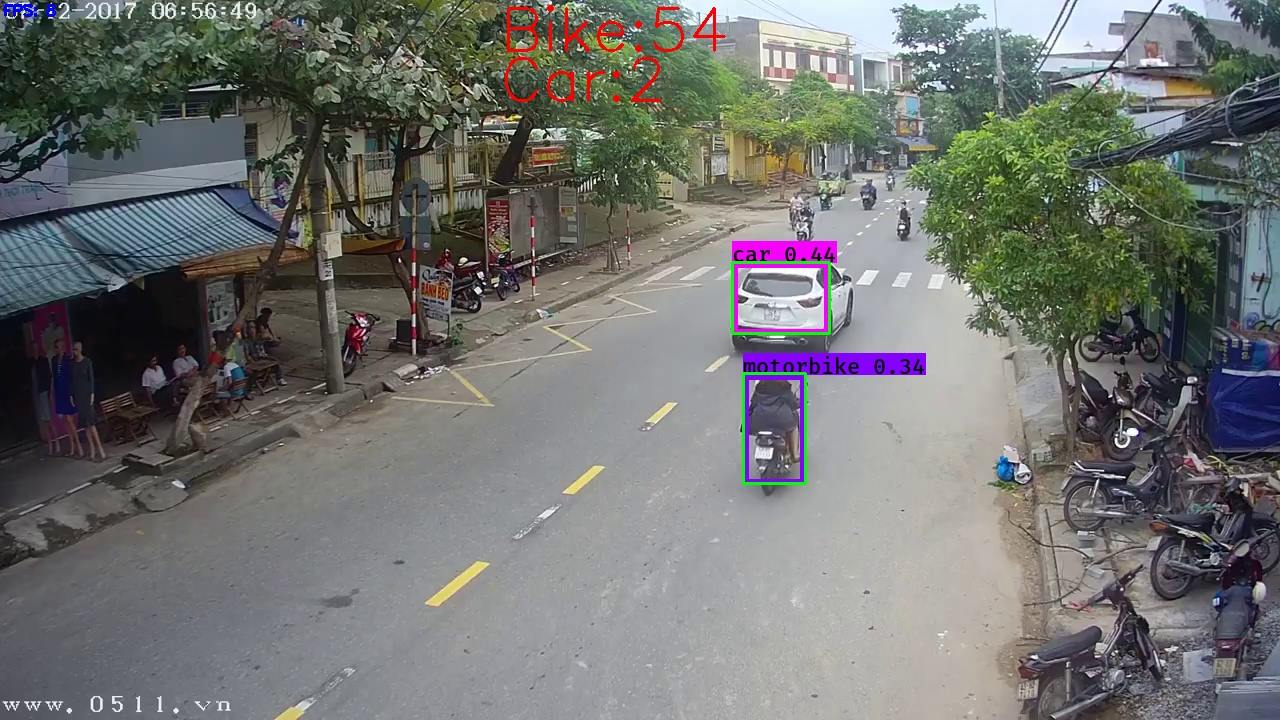
#> input picture 1.jpg, 1280 x 720 px, given in place of playlist.m3u8, which was not available
$ python mph.py   (older library calls are emulated)
#> lines starting #> are read from the running program, lines starting #| are printed output that depends on the picture; after the words box and inside, x2 and y2 are one past the last pixel; in counts of white or black regions, pixels touching at a corner belong together; pictures that were not available may be replaced by others from this repository, and a replacement may not be noted
### tracker.py
'''
    File name         : tracker.py
    File Description  : Tracker Using Kalman Filter & Hungarian Algorithm
    Author            : Srini Ananthakrishnan
    Date created      : 07/14/2017
    Date last modified: 07/16/2017
    Python Version    : 2.7
'''

# Import python libraries
import numpy as np
from kalman_filter import KalmanFilter
from scipy.optimize import linear_sum_assignment
from datetime import datetime

class Track(object):
    """Track class for every object to be tracked
    Attributes:
        None
    """

    def __init__(self, prediction, trackIdCount):
        """Initialize variables used by Track class
        Args:
            prediction: predicted centroids of object to be tracked
            trackIdCount: identification of each track object
        Return:
            None
        """
        self.track_id = trackIdCount  # identification of each track object
        self.KF = KalmanFilter()  # KF instance to track this object
        self.prediction = np.asarray(prediction)  # predicted centroids (x,y)
        self.skipped_frames = 0  # number of frames skipped undetected
        self.trace = []  # trace path
        self.start_time = datetime.utcnow()
        self.passed = False


class Tracker(object):
    """Tracker class that updates track vectors of object tracked
    Attributes:
        None
    """

    def __init__(self, dist_thresh, max_frames_to_skip, max_trace_length,
                 trackIdCount):
        """Initialize variable used by Tracker class
        Args:
            dist_thresh: distance threshold. When exceeds the threshold,
                         track will be deleted and new track is created
            max_frames_to_skip: maximum allowed frames to be skipped for
                                the track object undetected
            max_trace_lenght: trace path history length
            trackIdCount: identification of each track object
        Return:
            None
        """
        self.dist_thresh = dist_thresh
        self.max_frames_to_skip = max_frames_to_skip
        self.max_trace_length = max_trace_length
        self.tracks = []
        self.trackIdCount = trackIdCount

    def update(self, detections):
        """Update tracks vector using following steps:
            - Create tracks if no tracks vector found
            - Calculate cost using sum of square distance
              between predicted vs detected centroids
            - Using Hungarian Algorithm assign the correct
              detected measurements to predicted tracks
              https://en.wikipedia.org/wiki/Hungarian_algorithm
            - Identify tracks with no assignment, if any
            - If tracks are not detected for long time, remove them
            - Now look for un_assigned detects
            - Start new tracks
            - Update KalmanFilter state, lastResults and tracks trace
        Args:
            detections: detected centroids of object to be tracked
        Return:
            None
        """

        # Create tracks if no tracks vector found
        if len(self.tracks) == 0:
            for i in range(len(detections)):
                track = Track(detections[i], self.trackIdCount)
                self.trackIdCount += 1
                self.tracks.append(track)

        # Calculate cost using sum of square distance between
        # predicted vs detected centroids
        N = len(self.tracks)
        M = len(detections)
        cost = np.zeros(shape=(N, M))   # Cost matrix
        for i in range(len(self.tracks)):
            for j in range(len(detections)):
                try:
                    diff = self.tracks[i].prediction - detections[j]
                    distance = np.sqrt(diff[0]*diff[0] +
                                       diff[1]*diff[1])
                    cost[i][j] = distance
                except:
                    pass

        # Let's average the squared ERROR
        cost = (0.5) * cost
        # Using Hungarian Algorithm assign the correct detected measurements
        # to predicted tracks
        assignment = [-1 for _ in range(N)]
        # for _ in range(N):
        #     assignment.append(-1)
        row_ind, col_ind = linear_sum_assignment(cost)
        for i in range(len(row_ind)):
            assignment[row_ind[i]] = col_ind[i]

        # Identify tracks with no assignment, if any
        un_assigned_tracks = []
        for i in range(len(assignment)):
            if assignment[i] != -1:
                # check for cost distance threshold.
                # If cost is very high then un_assign (delete) the track
                if cost[i][assignment[i]] > self.dist_thresh:
                    assignment[i] = -1
                    un_assigned_tracks.append(i)
                pass
            else:
                self.tracks[i].skipped_frames += 1

        # If tracks are not detected for long time, remove them
        del_tracks = [i for i in range(len(self.tracks)) if self.tracks[i].skipped_frames > self.max_frames_to_skip]
        # for i in range(len(self.tracks)):
        #     if self.tracks[i].skipped_frames > self.max_frames_to_skip:
        #         del_tracks.append(i)
        if len(del_tracks) > 0:  # only when skipped frame exceeds max
            for id in del_tracks:
                if id < len(self.tracks):
                    del self.tracks[id]
                    del assignment[id]
                else:
                    print("ERROR: id is greater than length of tracks")

        # Now look for un_assigned detects
        un_assigned_detects = [i for i in range(len(detections)) if i not in assignment]
        # for i in range(len(detections)):
        #         if i not in assignment:
        #             un_assigned_detects.append(i)

        # Start new tracks
        if len(un_assigned_detects) != 0:
            for i in range(len(un_assigned_detects)):
                track = Track(detections[un_assigned_detects[i]],
                              self.trackIdCount)
                self.trackIdCount += 1
                self.tracks.append(track)

        # Update KalmanFilter state, lastResults and tracks trace
        for i in range(len(assignment)):
            self.tracks[i].KF.predict()

            if assignment[i] != -1:
                self.tracks[i].skipped_frames = 0
                self.tracks[i].prediction = self.tracks[i].KF.correct(
                                            detections[assignment[i]], 1)
            else:
                self.tracks[i].prediction = self.tracks[i].KF.correct(
                                            np.array([[0], [0]]), 0)

            if len(self.tracks[i].trace) > self.max_trace_length:
                for j in range(len(self.tracks[i].trace) -
                               self.max_trace_length):
                    del self.tracks[i].trace[j]

            self.tracks[i].trace.append(self.tracks[i].prediction)
            self.tracks[i].KF.lastResult = self.tracks[i].prediction

### kalman_filter.py
'''
    File name         : kalman_filter.py
    File Description  : Kalman Filter Algorithm Implementation
    Author            : Srini Ananthakrishnan
    Date created      : 07/14/2017
    Date last modified: 07/16/2017
    Python Version    : 2.7
'''

# Import python libraries
import numpy as np


class KalmanFilter(object):
    """Kalman Filter class keeps track of the estimated state of
    the system and the variance or uncertainty of the estimate.
    Predict and Correct methods implement the functionality
    Reference: https://en.wikipedia.org/wiki/Kalman_filter
    Attributes: None
    """

    def __init__(self):
        """Initialize variable used by Kalman Filter class
        Args:
            None
        Return:
            None
        """
        self.dt = 0.005  # delta time

        self.A = np.array([[1, 0], [0, 1]])  # matrix in observation equations
        self.u = np.zeros((2, 1))  # previous state vector

        # (x,y) tracking object center
        self.b = np.array([[0], [255]])  # vector of observations

        self.P = np.diag((3.0, 3.0))  # covariance matrix
        self.F = np.array([[1.0, self.dt], [0.0, 1.0]])  # state transition mat

        self.Q = np.eye(self.u.shape[0])  # process noise matrix
        self.R = np.eye(self.b.shape[0])  # observation noise matrix
        self.lastResult = np.array([[0], [255]])

    def predict(self):
        """Predict state vector u and variance of uncertainty P (covariance).
            where,
            u: previous state vector
            P: previous covariance matrix
            F: state transition matrix
            Q: process noise matrix
        Equations:
            u'_{k|k-1} = Fu'_{k-1|k-1}
            P_{k|k-1} = FP_{k-1|k-1} F.T + Q
            where,
                F.T is F transpose
        Args:
            None
        Return:
            vector of predicted state estimate
        """
        # Predicted state estimate
        self.u = np.round(np.dot(self.F, self.u))
        # Predicted estimate covariance
        self.P = np.dot(self.F, np.dot(self.P, self.F.T)) + self.Q
        self.lastResult = self.u  # same last predicted result
        return self.u

    def correct(self, b, flag):
        """Correct or update state vector u and variance of uncertainty P (covariance).
        where,
        u: predicted state vector u
        A: matrix in observation equations
        b: vector of observations
        P: predicted covariance matrix
        Q: process noise matrix
        R: observation noise matrix
        Equations:
            C = AP_{k|k-1} A.T + R
            K_{k} = P_{k|k-1} A.T(C.Inv)
            u'_{k|k} = u'_{k|k-1} + K_{k}(b_{k} - Au'_{k|k-1})
            P_{k|k} = P_{k|k-1} - K_{k}(CK.T)
            where,
                A.T is A transpose
                C.Inv is C inverse
        Args:
            b: vector of observations
            flag: if "true" prediction result will be updated else detection
        Return:
            predicted state vector u
        """

        if not flag:  # update using prediction
            self.b = self.lastResult
        else:  # update using detection
            self.b = b
        C = np.dot(self.A, np.dot(self.P, self.A.T)) + self.R
        K = np.dot(self.P, np.dot(self.A.T, np.linalg.inv(C)))

        self.u = np.round(self.u + np.dot(K, (self.b - np.dot(self.A,
                                                              self.u))))
        self.P = self.P - np.dot(K, np.dot(C, K.T))
        self.lastResult = self.u
        return self.u

### mph.py

import cv2
import numpy as np
import time
import copy
import os
import glob
import multiprocessing as mpr
from datetime import datetime

from kalman_filter import KalmanFilter
from tracker import Tracker


if __name__ == '__main__':
	# The one I first used for testing; after staring at it so much, I've grown attached to this road :3
	the_og_base_url = 'http://wzmedia.dot.ca.gov:1935/D3/89_rampart.stream/'

	BASE_URL = 'http://wzmedia.dot.ca.gov:1935/D3/80_whitmore_grade.stream/'
	FPS = 30
	'''
		Distance to line in road: ~0.025 miles
	'''
	ROAD_DIST_MILES = 0.025

	'''
		Speed limit of urban freeways in California (50-65 MPH)
	'''
	HIGHWAY_SPEED_LIMIT = 65

	# Initial background subtractor and text font
	fgbg = cv2.createBackgroundSubtractorMOG2()
	font = cv2.FONT_HERSHEY_PLAIN

	centers = []

	# y-cooridinate for speed detection line
	Y_THRESH = 240

	blob_min_width_far = 6
	blob_min_height_far = 6

	blob_min_width_near = 18
	blob_min_height_near = 18

	frame_start_time = None

	# Create object tracker
	tracker = Tracker(80, 3, 2, 1)

	# Capture livestream
	cap = cv2.VideoCapture (BASE_URL + 'playlist.m3u8')

	while True:
		centers = []
		frame_start_time = datetime.utcnow()
		ret, frame = cap.read()
#> frame is the input picture: shape (720, 1280, 3); mean B, G, R 112.8, 115.1, 113.9

		orig_frame = copy.copy(frame)

		#  Draw line used for speed detection
		cv2.line(frame,(0, Y_THRESH),(640, Y_THRESH),(255,0,0),2)
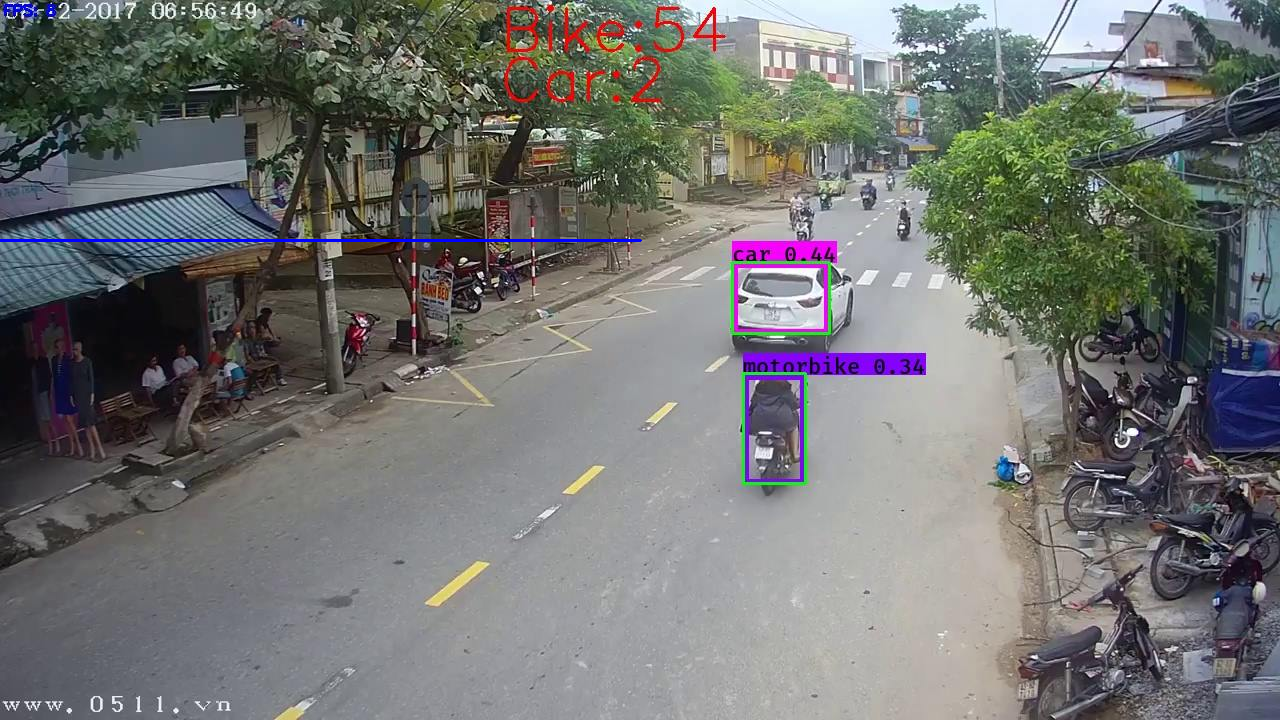
#> frame: shape (720, 1280, 3); 0.21% of pixels changed, all inside (x1, y1, x2, y2) = (0, 239, 642, 242)


		# Convert frame to grayscale and perform background subtraction
		gray = cv2.cvtColor (frame, cv2.COLOR_BGR2GRAY)
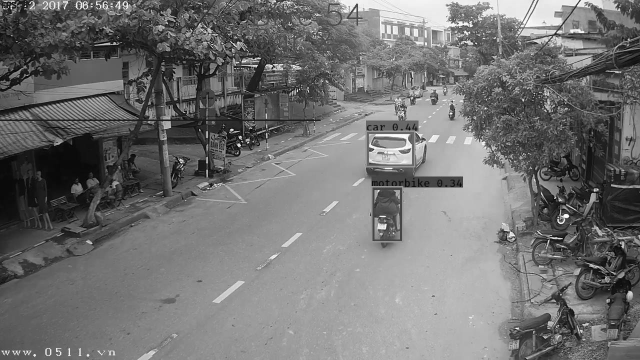
#> gray: shape (720, 1280) (shown at 1/2 size); min 0, max 255, mean 114.3
		fgmask = fgbg.apply (gray)
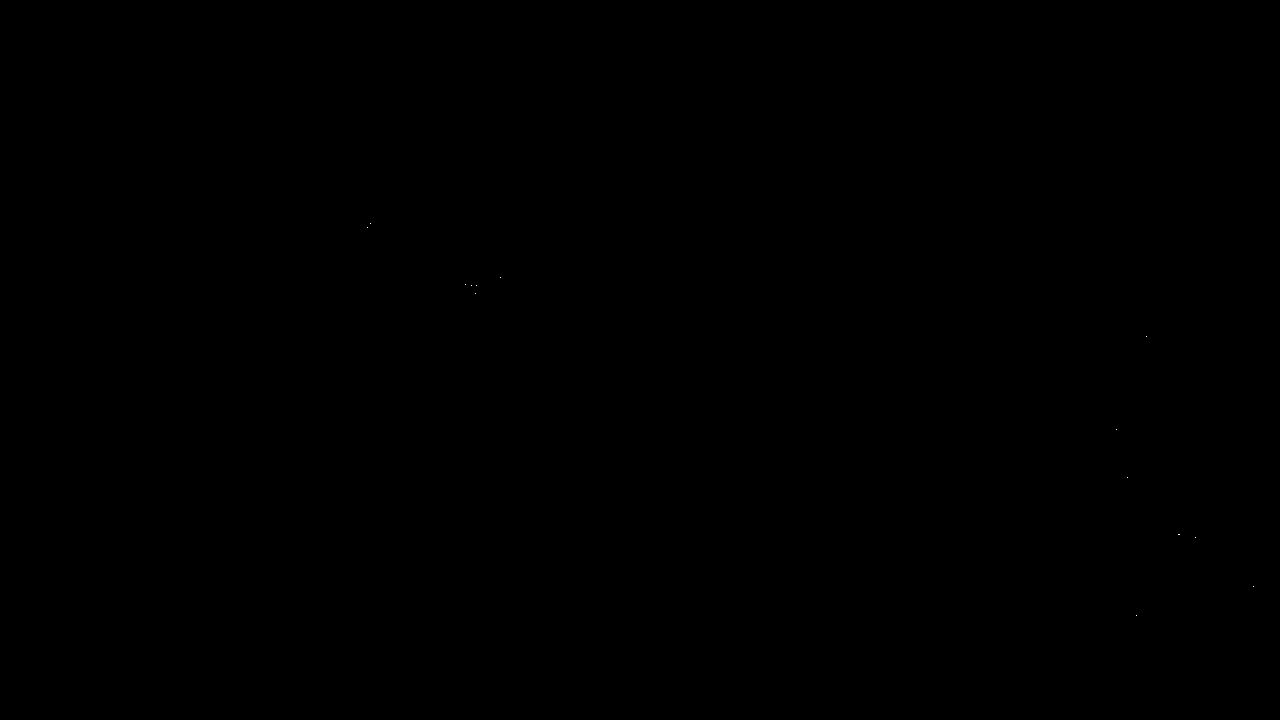
#> fgmask: shape (720, 1280); values 127 (black) and 255 (white), 0% white in thin lines or dots, all inside (x1, y1, x2, y2) = (367, 223, 1254, 616)

		# Perform some Morphological operations to remove noise
		kernel = np.ones((4,4),np.uint8)
		kernel_dilate = np.ones((5,5),np.uint8)
		opening = cv2.morphologyEx(fgmask, cv2.MORPH_OPEN, kernel)
#> opening: shape (720, 1280); every value is 127
		dilation = cv2.morphologyEx(opening, cv2.MORPH_OPEN, kernel_dilate)

		_, contours, hierarchy = cv2.findContours(dilation, cv2.RETR_EXTERNAL, cv2.CHAIN_APPROX_SIMPLE)
#> contours = [[[0, 0], [0, 719], [1279, 719], [1279, 0]]]

		# Find centers of all detected objects
		for cnt in contours:
			x, y, w, h = cv2.boundingRect(cnt)

			if y > Y_THRESH:
				if w >= blob_min_width_near and h >= blob_min_height_near:
					center = np.array ([[x+w/2], [y+h/2]])
					centers.append(np.round(center))

					cv2.rectangle(frame, (x, y), (x+w, y+h), (0, 0, 255), 2)
			else:
				if w >= blob_min_width_far and h >= blob_min_height_far:
					center = np.array ([[x+w/2], [y+h/2]])
					centers.append(np.round(center))

					cv2.rectangle(frame, (x, y), (x+w, y+h), (0, 255, 0), 2)
#> this loop made 1 pass
#> (cnt, x, y, w, h, center) on pass 1: ([[0, 0], [0, 719], [1279, 719], [1279, 0]], 0, 0, 1280, 720, [640, 360])
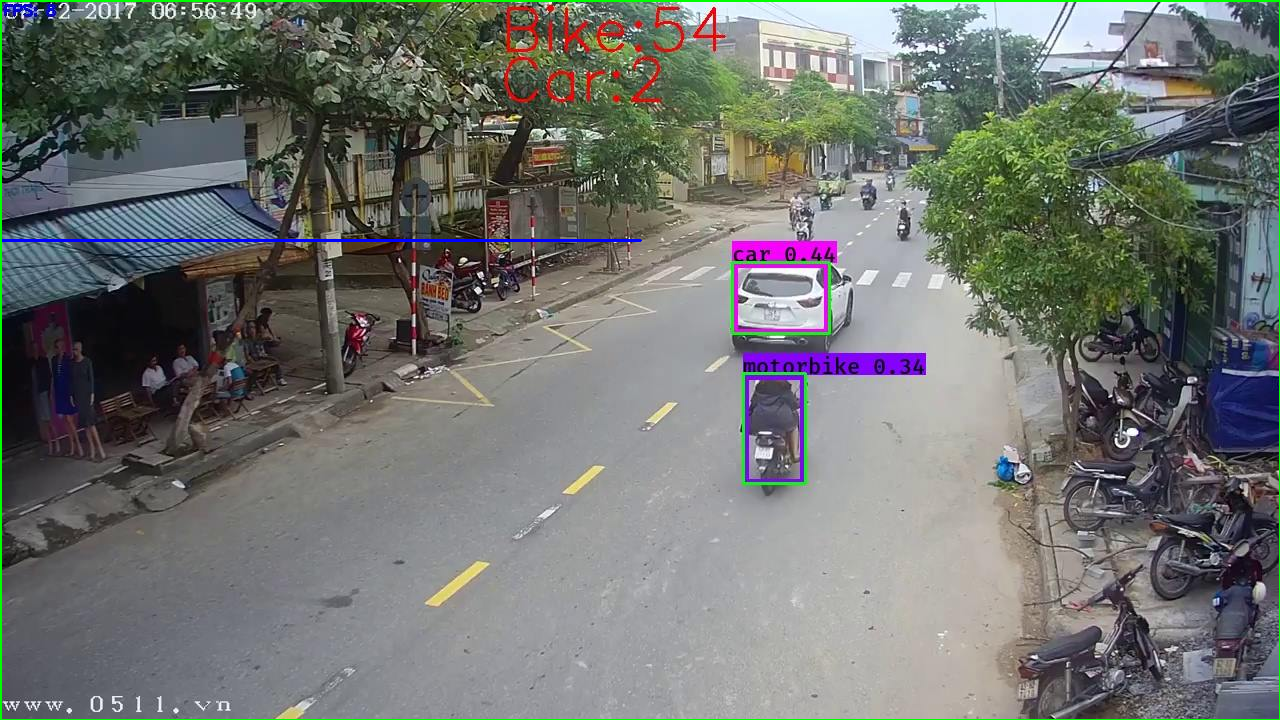
#> frame: shape (720, 1280, 3); 0.65% of pixels changed, all inside (x1, y1, x2, y2) = (0, 0, 1280, 720)
#> after the loop, centers = [[640, 360]]

		if centers:
			tracker.update(centers)
#> the loop in update, `for i in range(len(detections)):` made 1 pass
#> after the loop in update, `for i in range(len(detections)):`: self.trackIdCount = 2; self.tracks = 1 item
#> in update, `N = len(self.tracks)`: N = 1
#> in update, `cost = np.zeros(shape=(N, M))`: cost = [0]
#> the loop in update, `for i in range(len(self.tracks)):` made 1 pass
#> in update, `assignment = [-1 for _ in range(N)]`: assignment = [-1]
#> in update, `row_ind, col_ind = linear_sum_assignment(cost)`: row_ind = [0]
#> the loop in update, `for i in range(len(row_ind)):` made 1 pass
#> the loop in update, `for i in range(len(assignment)):` made 1 pass
#> after the loop in update, `for i in range(len(assignment)):`: un_assigned_tracks = []
#> the loop in update, `for i in range(len(assignment)):` made 1 pass

			for vehicle in tracker.tracks:
				if len(vehicle.trace) > 1:
					for j in range(len(vehicle.trace)-1):
                        # Draw trace line
						x1 = vehicle.trace[j][0][0]
						y1 = vehicle.trace[j][1][0]
						x2 = vehicle.trace[j+1][0][0]
						y2 = vehicle.trace[j+1][1][0]

						cv2.line(frame, (int(x1), int(y1)), (int(x2), int(y2)), (0, 255, 255), 2)

					try:
						'''
							TODO: account for load lag
						'''

						trace_i = len(vehicle.trace) - 1

						trace_x = vehicle.trace[trace_i][0][0]
						trace_y = vehicle.trace[trace_i][1][0]

						# Check if tracked object has reached the speed detection line
						if trace_y <= Y_THRESH + 5 and trace_y >= Y_THRESH - 5 and not vehicle.passed:
							cv2.putText(frame, 'I PASSED!', (int(trace_x), int(trace_y)), font, 1, (0, 255, 255), 1, cv2.LINE_AA)
							vehicle.passed = True

							load_lag = (datetime.utcnow() - frame_start_time).total_seconds()

							time_dur = (datetime.utcnow() - vehicle.start_time).total_seconds() - load_lag
							time_dur /= 60
							time_dur /= 60


							vehicle.mph = ROAD_DIST_MILES / time_dur

							# If calculated speed exceeds speed limit, save an image of speeding car
							if vehicle.mph > HIGHWAY_SPEED_LIMIT:
								print ('UH OH, SPEEDING!')
								cv2.circle(orig_frame, (int(trace_x), int(trace_y)), 20, (0, 0, 255), 2)
								cv2.putText(orig_frame, 'MPH: %s' % int(vehicle.mph), (int(trace_x), int(trace_y)), font, 1, (0, 0, 255), 1, cv2.LINE_AA)
								cv2.imwrite('speeding_%s.png' % vehicle.track_id, orig_frame)
								print ('FILE SAVED!')


						if vehicle.passed:
							# Display speed if available
							cv2.putText(frame, 'MPH: %s' % int(vehicle.mph), (int(trace_x), int(trace_y)), font, 1, (0, 255, 255), 1, cv2.LINE_AA)
						else:
							# Otherwise, just show tracking id
							cv2.putText(frame, 'ID: '+ str(vehicle.track_id), (int(trace_x), int(trace_y)), font, 1, (255, 255, 255), 1, cv2.LINE_AA)
					except:
						pass
#> this loop made 1 pass
#> after the loop, vehicle.passed = False


		# Display all images
		cv2.imshow ('original', frame)
		cv2.imshow ('opening/dilation', dilation)
		cv2.imshow ('background subtraction', fgmask)

		# Quit when escape key pressed
		if cv2.waitKey(5) == 27:
#> (key Esc is pressed here)
			break

		# Sleep to keep video speed consistent
		time.sleep(1.0 / FPS)

	# Clean up
	cap.release()
	cv2.destroyAllWindows()

	# remove all speeding_*.png images created in runtime
	for file in glob.glob('speeding_*.png'):
		os.remove(file)
